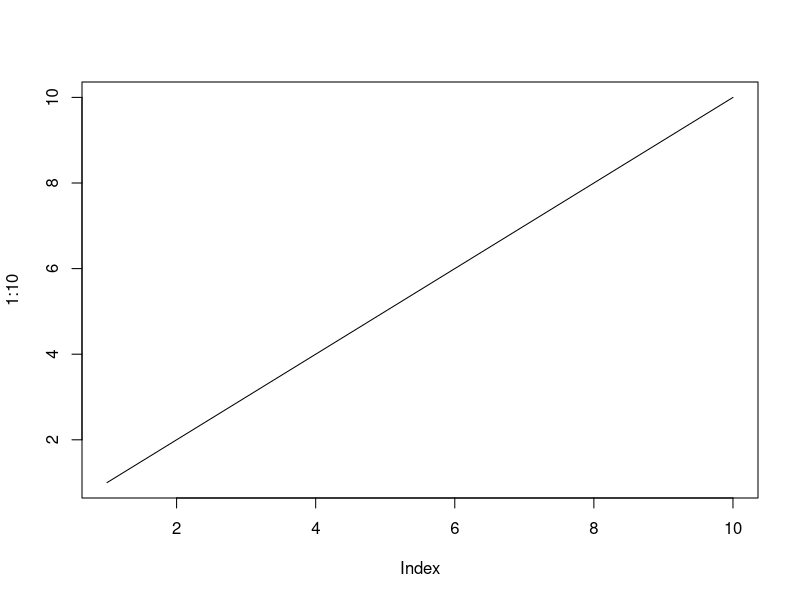
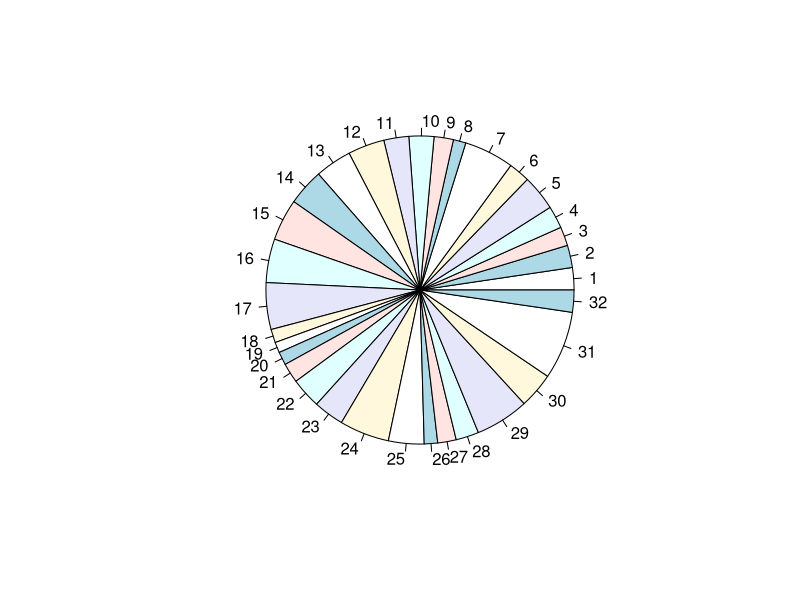

The R script that drew these images, in order: (Note: this script raises an error after producing the figures.)
install.packages("ggplot2")
library("ggplot2")
png(file="chart.png")
plot(1:10,type="l")
pie(mtcars$hp)
x<-c(70,85,90)
score<-70
score
x
x[4]<-100
name<-c("�˶��","�ڽ���","����")
name
x<-seq(1,100,by=5)
x
x<-1:10
x
x<-seq(1,10,length.out=5)
x
x<-rep(x,each=2)
x<-NULL
isTRUE(x)
y<-c(1,2,3,4,5,6,NA)
y
0/0
print(10/0)
gender <- c("aa","bb","aa")
gender.factor <- factor(gender)
gender.factor
x<-c(70,80,95)
arr<- array(x)
arr
z<-1:6
arr<-array(z,dim=c(2,3))
arr
name<-list(C("����,����"),c("�˶��","�ڽ���","�ڴ�"))
score<-c(70,80,85,90,90,75)
arr<-array(score,dim=c(2,3),dinames=name)
array[2,3]
